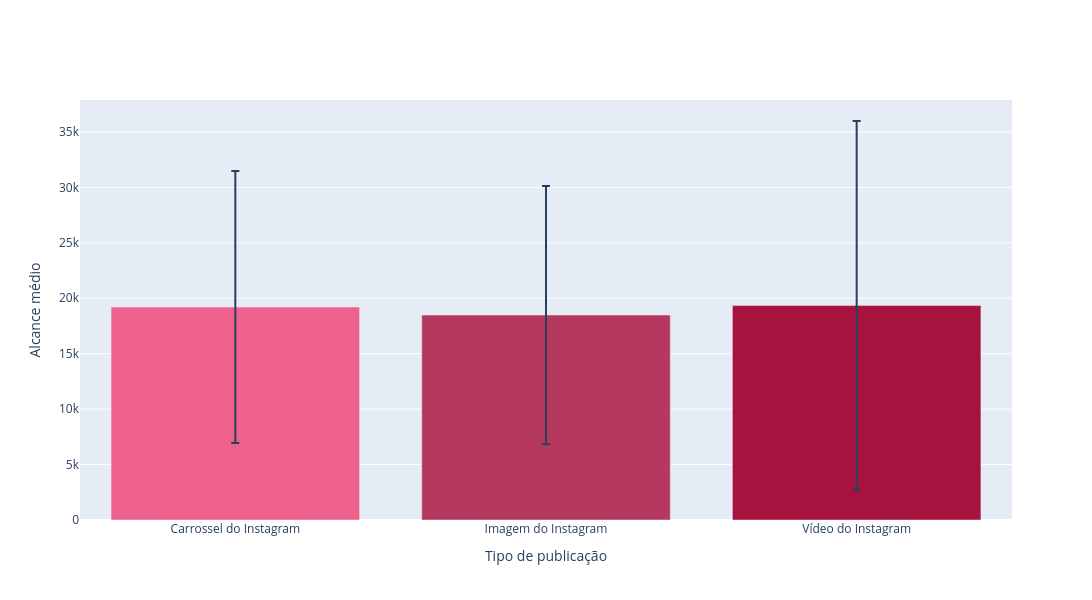

Notebook code for this chart:
### Code cell
fig = go.Figure()

fig.add_trace(go.Bar(
    name='Control',
    x=df_aux['tipo_de_publicação'],
    y=df_aux['alcance médio'],
    error_y=dict(type='data', array=df_aux['Desvio padrão']),
    marker=dict(color=['#ED618C', '#B5385E','#A8123E'])  
))

fig.update_layout(
    barmode='group',
    width=1200,
    height=600,
    yaxis_title='Alcance médio',
    xaxis_title='Tipo de publicação'
)

fig.show()

### Figure 1 — Plotly figure (JSON) as saved in the notebook; plotly's stock layout.template omitted (floating-point values rounded to 4 significant figures)
{"data": [{"error_y": {"array": [12267, 11644, 16646], "type": "data"}, "marker": {"color": ["#ED618C", "#B5385E", "#A8123E"]}, "name": "Control", "type": "bar", "x": ["Carrossel do Instagram", "Imagem do Instagram", "Vídeo do Instagram"], "y": [19201, 18484, 19339]}], "layout": {"barmode": "group", "height": 600, "width": 1200, "xaxis": {"autorange": true, "range": [-0.5, 2.5], "title": {"text": "Tipo de publicação"}, "type": "category"}, "yaxis": {"autorange": true, "range": [0, 37880.0], "title": {"text": "Alcance médio"}, "type": "linear"}}}
